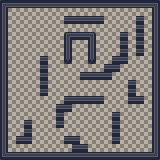

The image is a tile-based game level rendered from a .tmx file. Its description and complete source (layers, tilesets, objects, tile grids) follow:
An orthogonal 20x20 tile map with 8x8 px tiles, 1 tile layer (background) and 1 object (spawn).

<map version="1.2" tiledversion="1.3.3" orientation="orthogonal" renderorder="right-down" width="20" height="20" tilewidth="8" tileheight="8" infinite="0" nextlayerid="4" nextobjectid="5">
 <tileset firstgid="1" source="../tiles.tsx" />
 <layer id="1" name="background" width="20" height="20">
  <data encoding="csv">
1073741858,1073741859,1073741859,1073741859,1073741859,1073741859,1073741859,1073741859,1073741859,1073741859,1073741859,1073741859,1073741859,1073741859,1073741859,1073741859,1073741859,1073741859,1073741859,3221225506,
26,12,12,12,12,12,12,12,12,12,12,12,12,12,12,12,12,12,12,26,
26,12,12,12,12,12,12,12,35,35,35,35,35,12,12,12,12,35,12,26,
26,12,12,12,12,12,12,12,12,12,12,12,12,12,12,12,12,35,12,26,
26,12,12,12,12,12,12,12,2147483685,35,35,37,12,12,12,35,12,35,12,26,
26,12,12,12,12,12,12,12,26,12,12,26,12,12,12,35,12,35,12,26,
26,12,12,12,12,12,12,12,26,12,12,26,12,12,12,35,12,35,12,26,
26,12,12,12,12,35,12,12,1073741842,12,12,1073741842,12,12,35,35,12,12,12,26,
26,12,12,12,12,35,12,12,12,12,12,12,12,35,35,12,12,12,12,26,
26,12,12,12,12,35,12,12,12,12,35,35,35,35,12,12,12,12,12,26,
26,12,12,12,12,35,12,12,12,12,12,12,12,12,12,12,35,12,12,26,
26,12,12,12,12,35,12,12,12,12,12,12,12,12,12,12,35,12,12,26,
26,12,12,12,12,12,12,12,35,35,35,35,35,12,12,12,35,35,12,26,
26,12,12,12,12,12,12,35,35,12,12,12,12,12,12,12,12,12,12,26,
26,12,12,12,12,12,12,35,12,12,12,12,12,12,35,12,12,12,12,26,
26,12,12,35,12,12,12,35,12,12,12,12,12,12,35,12,12,12,12,26,
26,12,12,35,12,12,12,12,12,12,12,12,12,12,35,12,12,12,12,26,
26,12,35,35,12,12,12,12,35,35,12,12,12,12,35,12,12,12,12,26,
26,12,12,12,12,12,12,12,12,35,35,12,12,12,12,12,12,12,12,26,
34,35,35,35,35,35,35,35,35,35,35,35,35,35,35,35,35,35,35,2147483682
</data>
 </layer>
 <objectgroup id="2" name="objectLayer">
  <object id="4" name="spawn" gid="32" x="74" y="120.545" width="8" height="8" />
 </objectgroup>
</map>
